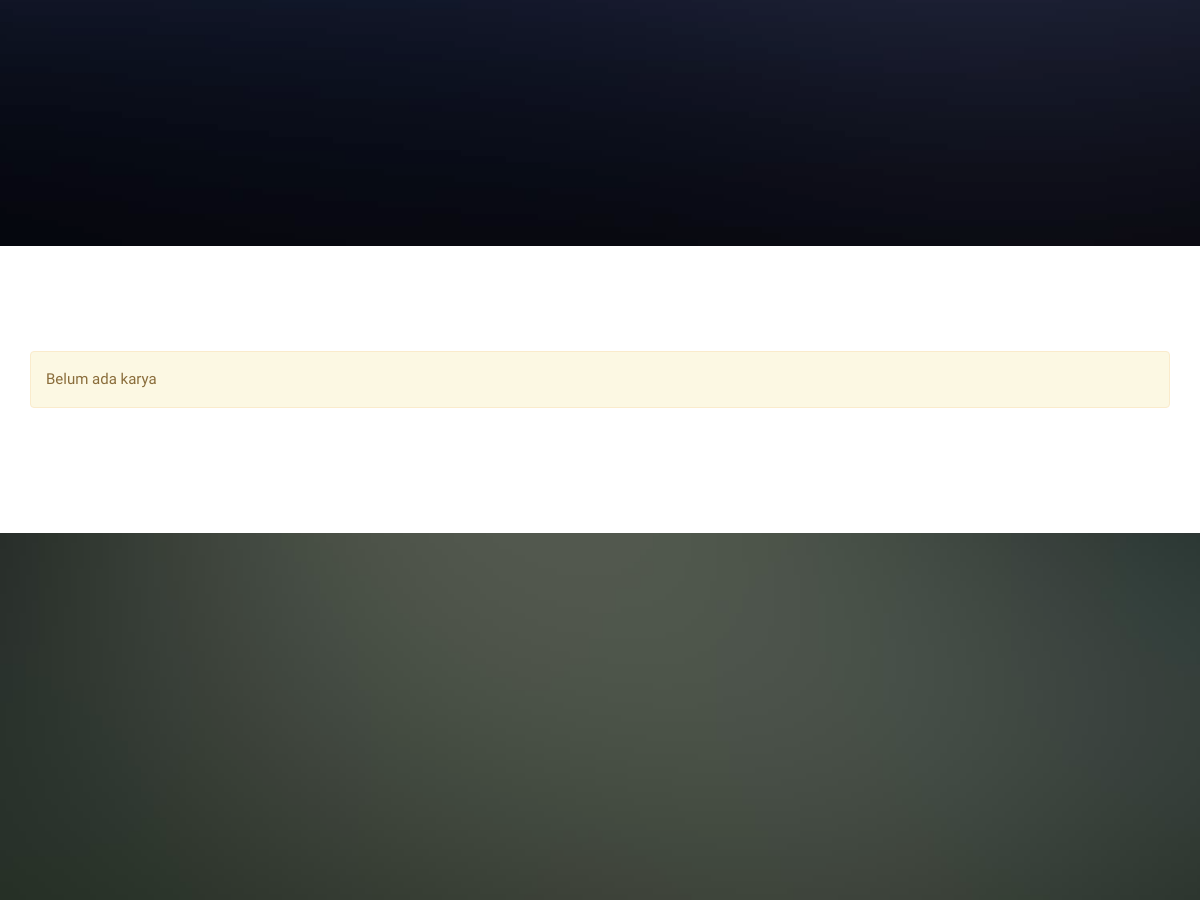
The app's page /gallery.php?kode_id=Herman (middle part), older data.
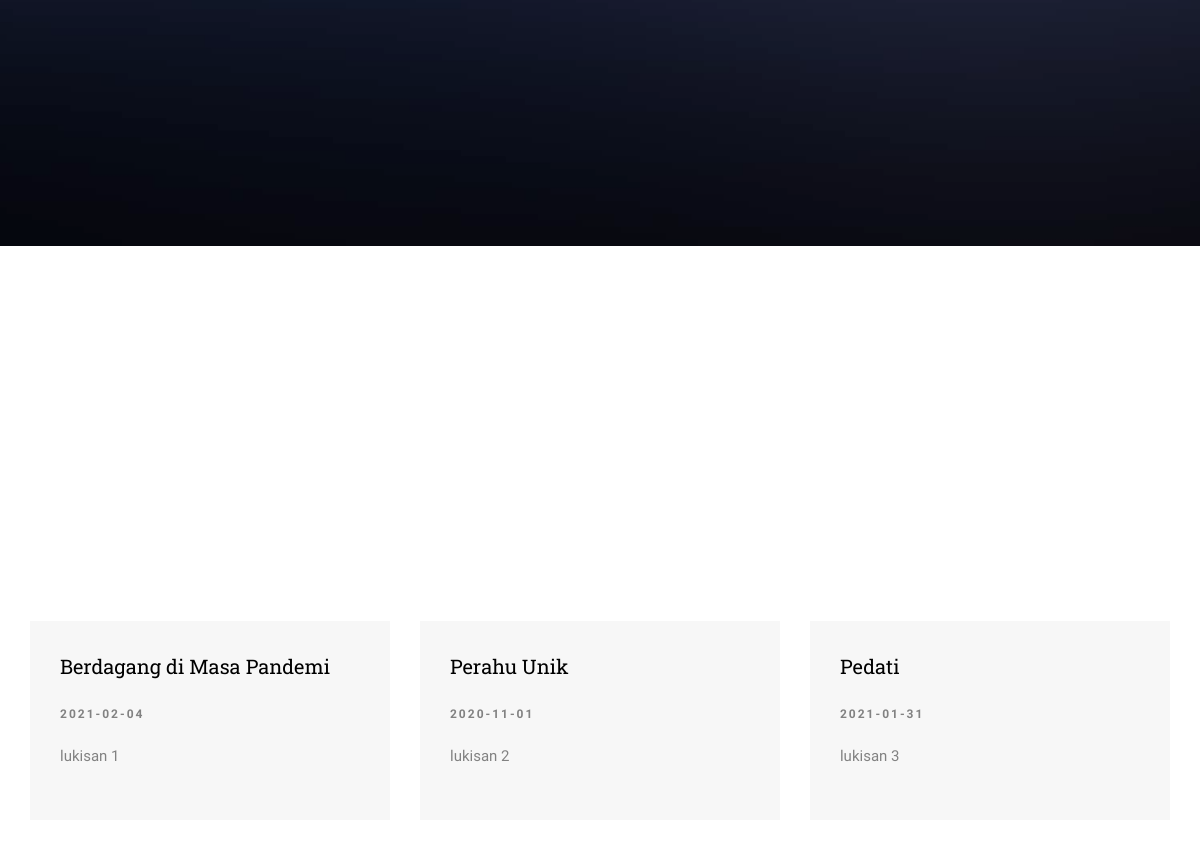
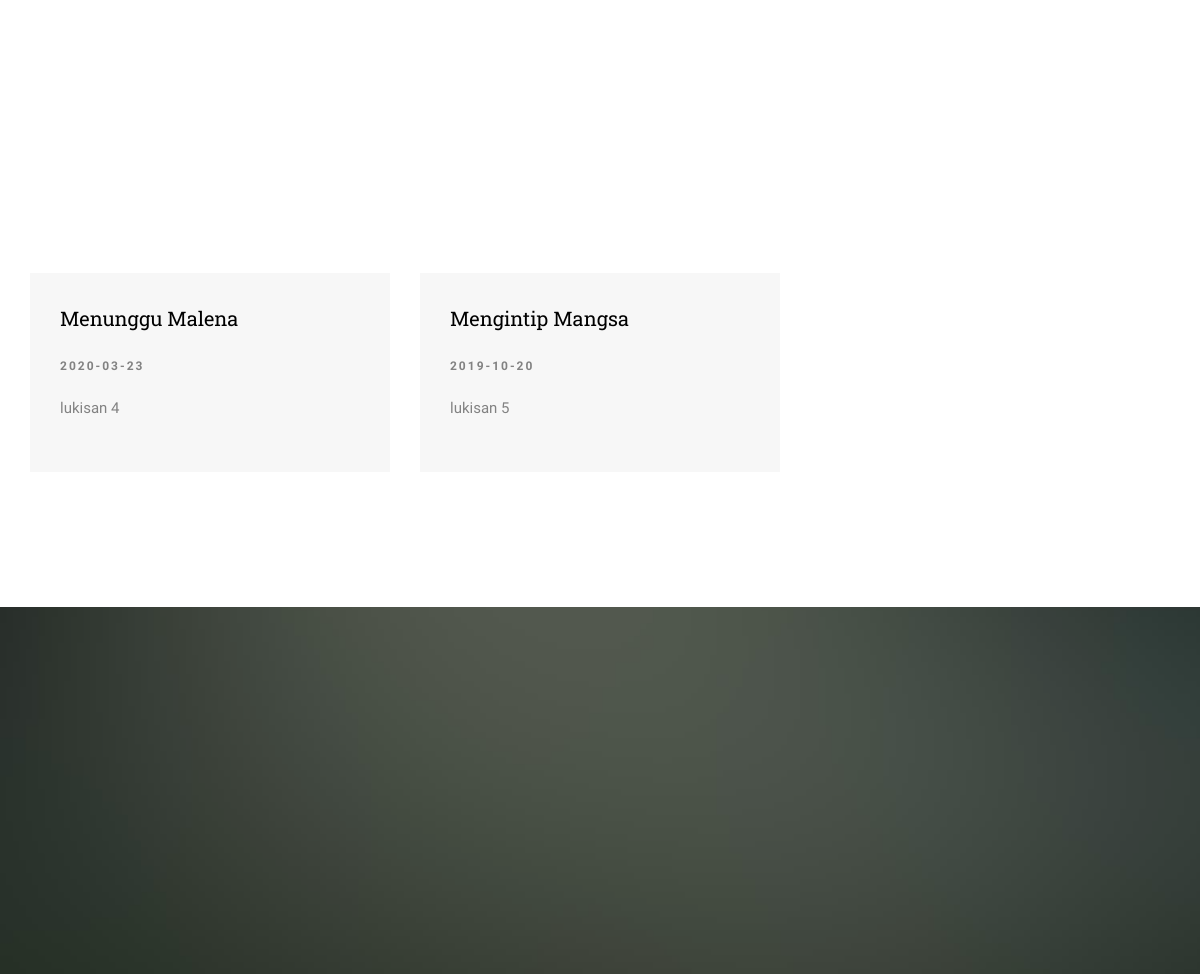
The same page, newer data (2 pictures, top to bottom).
### tables this page shows
CREATE TABLE `tb_karya` (
  `id` int(11) NOT NULL,
  `judul_karya` varchar(250) NOT NULL,
  `keterangan` text NOT NULL,
  `tanggal` date DEFAULT NULL,
  `foto` varchar(250) DEFAULT NULL,
  `kode_id` varchar(50) DEFAULT NULL
);

### functions/database.php (called while the page is built, shortened)
<?php
function koneksi_sanggar()
{
    global $SERVER, $USER, $PASSWORD, $DATABASE;
    $koneksi = mysqli_connect($SERVER, $USER, $PASSWORD, $DATABASE) or die(mysqli_error($koneksi));
    return $koneksi;
}
function db_get_all($sql)
{
    $tampil = mysqli_query(koneksi_sanggar(), $sql);
    $return = [];
    while ($row = mysqli_fetch_assoc($tampil)) {
        $return[] = $row;
    }
    return $return;
}

### functions/variables.php (called while the page is built, shortened)
<?php
$WEB_URL = "http://localhost/sanggar-brahmastra/";

### gallery.php (the view, shortened to what this page needs)
<?php
require_once('functions/include_all.php');
$sql_karya = "SELECT * FROM `tb_karya`";
if (!empty(@$_GET['kode_id'])){
    $sql_karya .= " WHERE kode_id = '$_GET[kode_id]'";
}
$daftar_karya = db_get_all($sql_karya);
layout_header();
?>
<link rel="stylesheet" href="plugins/ekko-lightbox/ekko-lightbox.css" />
<body>
    <div id="page">
        <aside id="fh5co-hero">
            <div class="flexslider">
                <ul class="slides">
                    <li style="background-image: url(images/img_bg_4.jpg);">
                        <div class="container">
                            <div class="row">
                                <div class="col-md-8 col-md-offset-2 text-center slider-text">
                                    <div class="slider-text-inner">
                                    </div>
                                </div>
                            </div>
                        </div>
                    </li>
                </ul>
            </div>
        </aside>
        <div id="fh5co-blog">
            <div class="container">
                <?php
                if (empty($daftar_karya)) {
                    echo '<div class="alert alert-warning" role="alert"><i class="fa fa-info-circle" aria-hidden="true"></i> Belum ada karya </div>';
                } else {
                ?>
                    <div class="row">
                        <?php
                        foreach ($daftar_karya as $karya) {
                        ?>
                            <div class="col-lg-4 col-md-4">
                                <div class="fh5co-blog">
                                    <a href="<?= $WEB_URL . $karya['foto'] ?>" class="blog-img-holder" style="background-image: url(<?= $WEB_URL . $karya['foto'] ?>);" data-toggle="lightbox" data-title="<?= $karya['judul_karya'] ?>"></a>
                                    <div class="blog-text">
                                        <h3><a href="#"><?= $karya['judul_karya'] ?></a></h3>
                                        <span class="posted_on"><?= $karya['tanggal'] ?></span>
                                        <p><?= $karya['keterangan'] ?></p>
                                    </div>
                                </div>
                            </div>
                        <?php } ?>
                    </div>
                <?php } ?>
            </div>
        </div>
        <div id="fh5co-register" style="background-image: url(images/img_bg_2.jpg);">
            <div class="overlay"></div>
            <div class="row">
            </div>
        </div>
    </div>
</body>
</html>

### functions/layout.php (shortened to what this page needs)
<?php
function layout_header($page_title = "Home"){
    echo <<<HTML
    <!DOCTYPE html>
    <html>
    <head>
        <meta charset="utf-8" />
        <meta http-equiv="X-UA-Compatible" content="IE=edge" />
        <title>BRAHMASTRA ART &mdash; $page_title</title>
        <meta name="viewport" content="width=device-width, initial-scale=1" />
        <meta name="description" content="Free HTML5 Website Template by freehtml5.co" />
        <meta name="keywords" content="free website templates, free html5, free template, free bootstrap, free website template, html5, css3, mobile first, responsive" />
        <meta name="author" content="freehtml5.co" />
        <link href="https://fonts.googleapis.com/css?family=Source+Sans+Pro:300,400,600,700" rel="stylesheet" />
        <link href="https://fonts.googleapis.com/css?family=Roboto+Slab:300,400" rel="stylesheet" />
        <link rel="stylesheet" href="css/animate.css" />
        <link rel="stylesheet" href="css/icomoon.css" />
        <link rel="stylesheet" href="css/bootstrap.css" />
        <link rel="stylesheet" href="css/magnific-popup.css" />
        <link rel="stylesheet" href="css/owl.carousel.min.css" />
        <link rel="stylesheet" href="css/owl.theme.default.min.css" />
        <link rel="stylesheet" href="css/flexslider.css" />
        <link rel="stylesheet" href="css/pricing.css" />
        <link rel="stylesheet" href="css/style.css" />
        <script src="js/modernizr-2.6.2.min.js"></script>
        <!--[if lt IE 9]>
        <script src="js/respond.min.js"></script>
        <![endif]-->
    </head>
  HTML;
}

### css/style.css (style rules this page uses)
body { font-family: "Source Sans Pro", Arial, sans-serif; font-weight: 400; font-size: 15px; line-height: 1.7; color: #828282; background: #fff; }
#page { position: relative; overflow-x: hidden; width: 100%; height: 100%; -webkit-transition: 0.5s; -o-transition: 0.5s; transition: 0.5s; }
a { color: #2D6CDF; -webkit-transition: 0.5s; -o-transition: 0.5s; transition: 0.5s; }
p { margin-bottom: 20px; }
h1, h2, h3, h4, h5, h6, figure { color: #000; font-family: "Roboto Slab", serif; font-weight: 400; margin: 0 0 20px 0; }
#fh5co-hero { min-height: 630px; height: 630px; background: #fff url(../images/loader.gif) no-repeat center center; }
#fh5co-hero .flexslider { border: none; z-index: 1; margin-bottom: 0; }
#fh5co-hero .flexslider .slides { position: relative; overflow: hidden; }
#fh5co-hero .flexslider .slides li { background-repeat: no-repeat; background-size: cover; background-position: bottom center; min-height: 630px; height: 630px; position: relative; }
#fh5co-hero .flexslider .slides li:after { position: absolute; top: 0; bottom: 0; left: 0; right: 0; content: ''; background: rgba(0, 0, 0, 0.4); z-index: 1; }
#fh5co-hero .flexslider .slider-text { display: table; opacity: 0; min-height: 630px; height: 630px; z-index: 9; }
#fh5co-hero .flexslider .slider-text > .slider-text-inner { display: table-cell; vertical-align: middle; min-height: 700px; }
#fh5co-course-categories, #fh5co-counter, #fh5co-course, #fh5co-register, #fh5co-pricing, #fh5co-testimonial, #fh5co-blog, #fh5co-about, #fh5co-staff, #fh5co-contact, #fh5co-footer { padding: 7em 0; clear: both; }
.fh5co-blog { margin-bottom: 30px; width: 100%; float: left; }
.fh5co-blog .blog-img-holder { display: block; background-size: cover; background-position: top center; background-repeat: no-repeat; position: relative; height: 270px; }
.fh5co-blog .blog-text { position: relative; background: rgba(0, 0, 0, 0.03); width: 100%; padding: 30px; float: left; }
.fh5co-blog .blog-text span { font-size: 12px; text-transform: uppercase; letter-spacing: 2px; font-weight: 700; display: inline-block; margin-bottom: 20px; }
.fh5co-blog .blog-text h3 { font-size: 20px; margin-bottom: 20px; line-height: 1.5; }
.fh5co-blog .blog-text h3 a { color: black; }
#fh5co-register { background-size: cover; background-position: center center; background-repeat: no-repeat; position: relative; }
#fh5co-register .overlay { position: absolute; top: 0; left: 0; right: 0; bottom: 0; content: ''; background: rgba(0, 0, 0, 0.5); }

Row changes from the older to the newer data that the page shows:
added tb_karya: judul_karya "Berdagang di Masa Pandemi", tanggal "2021-02-04", keterangan "lukisan 1"
added tb_karya: judul_karya "Perahu Unik", tanggal "2020-11-01", keterangan "lukisan 2"
added tb_karya: judul_karya "Pedati", tanggal "2021-01-31", keterangan "lukisan 3"
added tb_karya: judul_karya "Menunggu Malena", tanggal "2020-03-23", keterangan "lukisan 4"
added tb_karya: judul_karya "Mengintip Mangsa", tanggal "2019-10-20", keterangan "lukisan 5"
Text that changed along with them:
text no longer shown: "Belum ada karya"
